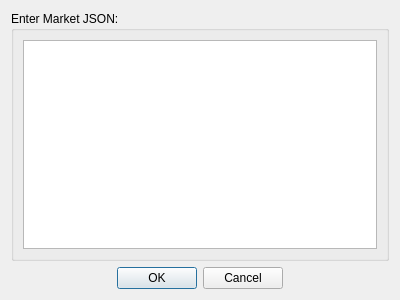
<?xml version="1.0" encoding="UTF-8"?>
<ui version="4.0">
 <class>Dialog</class>
 <widget class="QDialog" name="Dialog">
  <property name="geometry">
   <rect>
    <x>0</x>
    <y>0</y>
    <width>400</width>
    <height>300</height>
   </rect>
  </property>
  <property name="windowTitle">
   <string>Import Market</string>
  </property>
  <layout class="QGridLayout" name="gridLayout">
   <item row="0" column="0">
    <layout class="QVBoxLayout" name="verticalLayout">
     <item>
      <widget class="QGroupBox" name="groupBox">
       <property name="title">
        <string>Enter Market JSON:</string>
       </property>
       <layout class="QGridLayout" name="gridLayout_2">
        <item row="0" column="0">
         <widget class="QPlainTextEdit" name="plainTextEdit">
          <property name="lineWrapMode">
           <enum>QPlainTextEdit::NoWrap</enum>
          </property>
         </widget>
        </item>
       </layout>
      </widget>
     </item>
     <item>
      <widget class="QDialogButtonBox" name="buttonBox">
       <property name="orientation">
        <enum>Qt::Horizontal</enum>
       </property>
       <property name="standardButtons">
        <set>QDialogButtonBox::Cancel|QDialogButtonBox::Ok</set>
       </property>
       <property name="centerButtons">
        <bool>true</bool>
       </property>
      </widget>
     </item>
    </layout>
   </item>
  </layout>
 </widget>
 <resources/>
 <connections>
  <connection>
   <sender>buttonBox</sender>
   <signal>accepted()</signal>
   <receiver>Dialog</receiver>
   <slot>accept()</slot>
   <hints>
    <hint type="sourcelabel">
     <x>248</x>
     <y>254</y>
    </hint>
    <hint type="destinationlabel">
     <x>157</x>
     <y>274</y>
    </hint>
   </hints>
  </connection>
  <connection>
   <sender>buttonBox</sender>
   <signal>rejected()</signal>
   <receiver>Dialog</receiver>
   <slot>reject()</slot>
   <hints>
    <hint type="sourcelabel">
     <x>316</x>
     <y>260</y>
    </hint>
    <hint type="destinationlabel">
     <x>286</x>
     <y>274</y>
    </hint>
   </hints>
  </connection>
 </connections>
</ui>
